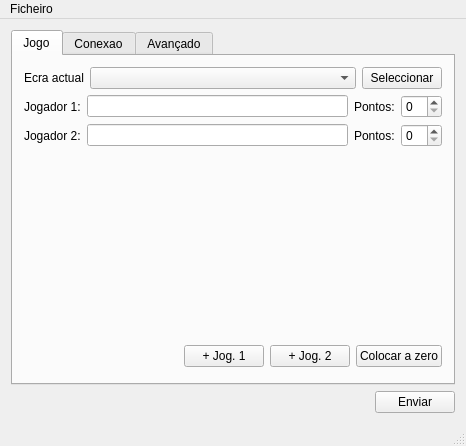
<?xml version="1.0" encoding="UTF-8"?>
<ui version="4.0">
 <class>MainWindow</class>
 <widget class="QMainWindow" name="MainWindow">
  <property name="geometry">
   <rect>
    <x>0</x>
    <y>0</y>
    <width>466</width>
    <height>446</height>
   </rect>
  </property>
  <property name="windowTitle">
   <string>Controlador de Painel</string>
  </property>
  <widget class="QWidget" name="centralWidget">
   <layout class="QVBoxLayout" name="verticalLayout_2">
    <item>
     <widget class="QTabWidget" name="tabWidget">
      <property name="currentIndex">
       <number>0</number>
      </property>
      <widget class="QWidget" name="tab">
       <attribute name="title">
        <string>Jogo</string>
       </attribute>
       <layout class="QVBoxLayout" name="verticalLayout_3">
        <item>
         <layout class="QHBoxLayout" name="horizontalLayout_3">
          <property name="topMargin">
           <number>0</number>
          </property>
          <item>
           <widget class="QLabel" name="label_9">
            <property name="text">
             <string>Ecra actual</string>
            </property>
           </widget>
          </item>
          <item>
           <widget class="QComboBox" name="screenComboBox">
            <property name="sizePolicy">
             <sizepolicy hsizetype="Expanding" vsizetype="Fixed">
              <horstretch>0</horstretch>
              <verstretch>0</verstretch>
             </sizepolicy>
            </property>
           </widget>
          </item>
          <item>
           <widget class="QPushButton" name="pushButton_5">
            <property name="text">
             <string>Seleccionar</string>
            </property>
           </widget>
          </item>
         </layout>
        </item>
        <item>
         <layout class="QGridLayout" name="gridLayout">
          <item row="0" column="0">
           <widget class="QLabel" name="label">
            <property name="text">
             <string>Jogador 1:</string>
            </property>
           </widget>
          </item>
          <item row="1" column="1">
           <widget class="QLineEdit" name="player2Entry"/>
          </item>
          <item row="0" column="1">
           <widget class="QLineEdit" name="player1Entry"/>
          </item>
          <item row="1" column="0">
           <widget class="QLabel" name="label_2">
            <property name="text">
             <string>Jogador 2:</string>
            </property>
           </widget>
          </item>
          <item row="1" column="2">
           <widget class="QLabel" name="label_4">
            <property name="text">
             <string>Pontos:</string>
            </property>
           </widget>
          </item>
          <item row="0" column="2">
           <widget class="QLabel" name="label_3">
            <property name="text">
             <string>Pontos:</string>
            </property>
           </widget>
          </item>
          <item row="0" column="3">
           <widget class="QSpinBox" name="score1Spin">
            <property name="sizePolicy">
             <sizepolicy hsizetype="Minimum" vsizetype="Fixed">
              <horstretch>0</horstretch>
              <verstretch>0</verstretch>
             </sizepolicy>
            </property>
            <property name="maximum">
             <number>99</number>
            </property>
           </widget>
          </item>
          <item row="1" column="3">
           <widget class="QSpinBox" name="score2Spin"/>
          </item>
         </layout>
        </item>
        <item>
         <spacer name="verticalSpacer">
          <property name="orientation">
           <enum>Qt::Vertical</enum>
          </property>
          <property name="sizeHint" stdset="0">
           <size>
            <width>20</width>
            <height>40</height>
           </size>
          </property>
         </spacer>
        </item>
        <item>
         <layout class="QHBoxLayout" name="horizontalLayout_2">
          <property name="bottomMargin">
           <number>5</number>
          </property>
          <item>
           <spacer name="horizontalSpacer_2">
            <property name="orientation">
             <enum>Qt::Horizontal</enum>
            </property>
            <property name="sizeHint" stdset="0">
             <size>
              <width>40</width>
              <height>20</height>
             </size>
            </property>
           </spacer>
          </item>
          <item>
           <widget class="QPushButton" name="pushButton_3">
            <property name="text">
             <string>+ Jog. 1</string>
            </property>
           </widget>
          </item>
          <item>
           <widget class="QPushButton" name="pushButton_4">
            <property name="text">
             <string>+ Jog. 2</string>
            </property>
           </widget>
          </item>
          <item>
           <widget class="QPushButton" name="pushButton_2">
            <property name="text">
             <string>Colocar a zero</string>
            </property>
           </widget>
          </item>
         </layout>
        </item>
       </layout>
      </widget>
      <widget class="QWidget" name="tab_2">
       <attribute name="title">
        <string>Conexao</string>
       </attribute>
       <layout class="QVBoxLayout" name="verticalLayout_6">
        <item>
         <layout class="QGridLayout" name="gridLayout_2">
          <item row="1" column="1">
           <widget class="QRadioButton" name="connManual">
            <property name="text">
             <string>Manual</string>
            </property>
           </widget>
          </item>
          <item row="0" column="0">
           <widget class="QLabel" name="label_5">
            <property name="text">
             <string>Tipo:</string>
            </property>
           </widget>
          </item>
          <item row="0" column="1">
           <widget class="QRadioButton" name="connAutomatic">
            <property name="text">
             <string>Automático</string>
            </property>
           </widget>
          </item>
          <item row="2" column="1">
           <widget class="QLineEdit" name="ipAddressEntry"/>
          </item>
          <item row="2" column="0">
           <widget class="QLabel" name="label_7">
            <property name="text">
             <string>Endereço IP</string>
            </property>
           </widget>
          </item>
         </layout>
        </item>
        <item>
         <widget class="QPushButton" name="configButton">
          <property name="text">
           <string>Configurar</string>
          </property>
         </widget>
        </item>
        <item>
         <spacer name="verticalSpacer_2">
          <property name="orientation">
           <enum>Qt::Vertical</enum>
          </property>
          <property name="sizeHint" stdset="0">
           <size>
            <width>20</width>
            <height>40</height>
           </size>
          </property>
         </spacer>
        </item>
       </layout>
      </widget>
      <widget class="QWidget" name="tab_3">
       <attribute name="title">
        <string>Avançado</string>
       </attribute>
       <layout class="QVBoxLayout" name="verticalLayout">
        <item>
         <widget class="QTabWidget" name="tabWidget_2">
          <property name="currentIndex">
           <number>0</number>
          </property>
          <widget class="QWidget" name="tab_4">
           <attribute name="title">
            <string>Layout</string>
           </attribute>
           <layout class="QVBoxLayout" name="verticalLayout_4">
            <item>
             <widget class="QTextEdit" name="layoutText">
              <property name="readOnly">
               <bool>false</bool>
              </property>
              <property name="acceptRichText">
               <bool>false</bool>
              </property>
             </widget>
            </item>
           </layout>
          </widget>
          <widget class="QWidget" name="tab_5">
           <attribute name="title">
            <string>Schedule</string>
           </attribute>
           <layout class="QVBoxLayout" name="verticalLayout_5">
            <item>
             <widget class="QTextEdit" name="scheduleText">
              <property name="readOnly">
               <bool>false</bool>
              </property>
              <property name="acceptRichText">
               <bool>false</bool>
              </property>
             </widget>
            </item>
           </layout>
          </widget>
          <widget class="QWidget" name="tab_6">
           <attribute name="title">
            <string>Outros</string>
           </attribute>
           <layout class="QVBoxLayout" name="verticalLayout_7">
            <item>
             <layout class="QGridLayout" name="gridLayout_3">
              <item row="0" column="0">
               <widget class="QLabel" name="label_6">
                <property name="text">
                 <string>Firmware:</string>
                </property>
               </widget>
              </item>
              <item row="0" column="1">
               <widget class="QLineEdit" name="firmwareEntry">
                <property name="sizePolicy">
                 <sizepolicy hsizetype="Minimum" vsizetype="Fixed">
                  <horstretch>0</horstretch>
                  <verstretch>0</verstretch>
                 </sizepolicy>
                </property>
               </widget>
              </item>
              <item row="1" column="0">
               <widget class="QLabel" name="label_8">
                <property name="text">
                 <string>Corte brilho:</string>
                </property>
               </widget>
              </item>
              <item row="1" column="1">
               <widget class="QSpinBox" name="brightnessSpin"/>
              </item>
             </layout>
            </item>
            <item>
             <spacer name="verticalSpacer_3">
              <property name="orientation">
               <enum>Qt::Vertical</enum>
              </property>
              <property name="sizeHint" stdset="0">
               <size>
                <width>20</width>
                <height>40</height>
               </size>
              </property>
             </spacer>
            </item>
           </layout>
          </widget>
         </widget>
        </item>
       </layout>
      </widget>
     </widget>
    </item>
    <item>
     <layout class="QHBoxLayout" name="horizontalLayout">
      <property name="bottomMargin">
       <number>0</number>
      </property>
      <item>
       <spacer name="horizontalSpacer">
        <property name="orientation">
         <enum>Qt::Horizontal</enum>
        </property>
        <property name="sizeHint" stdset="0">
         <size>
          <width>40</width>
          <height>20</height>
         </size>
        </property>
       </spacer>
      </item>
      <item>
       <widget class="QPushButton" name="pushButton">
        <property name="text">
         <string>Enviar</string>
        </property>
       </widget>
      </item>
     </layout>
    </item>
   </layout>
  </widget>
  <widget class="QMenuBar" name="menuBar">
   <property name="geometry">
    <rect>
     <x>0</x>
     <y>0</y>
     <width>466</width>
     <height>19</height>
    </rect>
   </property>
   <widget class="QMenu" name="menuFicheiro">
    <property name="title">
     <string>Ficheiro</string>
    </property>
    <addaction name="actionSair"/>
    <addaction name="actionProcurar_painels"/>
    <addaction name="actionAbrir_desenho"/>
   </widget>
   <addaction name="menuFicheiro"/>
  </widget>
  <widget class="QStatusBar" name="statusBar"/>
  <action name="actionSair">
   <property name="text">
    <string>Sair</string>
   </property>
  </action>
  <action name="actionProcurar_painels">
   <property name="text">
    <string>Procurar painels</string>
   </property>
  </action>
  <action name="actionAbrir_desenho">
   <property name="text">
    <string>Abrir desenho</string>
   </property>
  </action>
 </widget>
 <layoutdefault spacing="6" margin="11"/>
 <resources/>
 <connections>
  <connection>
   <sender>pushButton</sender>
   <signal>clicked()</signal>
   <receiver>MainWindow</receiver>
   <slot>onSendUpdate()</slot>
   <hints>
    <hint type="sourcelabel">
     <x>415</x>
     <y>402</y>
    </hint>
    <hint type="destinationlabel">
     <x>232</x>
     <y>222</y>
    </hint>
   </hints>
  </connection>
  <connection>
   <sender>pushButton_3</sender>
   <signal>clicked()</signal>
   <receiver>MainWindow</receiver>
   <slot>onIncrease1Score()</slot>
   <hints>
    <hint type="sourcelabel">
     <x>215</x>
     <y>357</y>
    </hint>
    <hint type="destinationlabel">
     <x>232</x>
     <y>222</y>
    </hint>
   </hints>
  </connection>
  <connection>
   <sender>pushButton_4</sender>
   <signal>clicked()</signal>
   <receiver>MainWindow</receiver>
   <slot>onIncrease2Score()</slot>
   <hints>
    <hint type="sourcelabel">
     <x>301</x>
     <y>357</y>
    </hint>
    <hint type="destinationlabel">
     <x>232</x>
     <y>222</y>
    </hint>
   </hints>
  </connection>
  <connection>
   <sender>pushButton_2</sender>
   <signal>clicked()</signal>
   <receiver>MainWindow</receiver>
   <slot>onResetScore()</slot>
   <hints>
    <hint type="sourcelabel">
     <x>396</x>
     <y>357</y>
    </hint>
    <hint type="destinationlabel">
     <x>232</x>
     <y>222</y>
    </hint>
   </hints>
  </connection>
  <connection>
   <sender>configButton</sender>
   <signal>clicked()</signal>
   <receiver>MainWindow</receiver>
   <slot>onReconfigure()</slot>
   <hints>
    <hint type="sourcelabel">
     <x>232</x>
     <y>155</y>
    </hint>
    <hint type="destinationlabel">
     <x>232</x>
     <y>222</y>
    </hint>
   </hints>
  </connection>
  <connection>
   <sender>connAutomatic</sender>
   <signal>clicked()</signal>
   <receiver>MainWindow</receiver>
   <slot>onAutoConnection()</slot>
   <hints>
    <hint type="sourcelabel">
     <x>273</x>
     <y>73</y>
    </hint>
    <hint type="destinationlabel">
     <x>232</x>
     <y>222</y>
    </hint>
   </hints>
  </connection>
  <connection>
   <sender>connManual</sender>
   <signal>clicked()</signal>
   <receiver>MainWindow</receiver>
   <slot>onManualConnection()</slot>
   <hints>
    <hint type="sourcelabel">
     <x>273</x>
     <y>99</y>
    </hint>
    <hint type="destinationlabel">
     <x>232</x>
     <y>222</y>
    </hint>
   </hints>
  </connection>
  <connection>
   <sender>actionAbrir_desenho</sender>
   <signal>triggered()</signal>
   <receiver>MainWindow</receiver>
   <slot>onOpenDesign()</slot>
   <hints>
    <hint type="sourcelabel">
     <x>-1</x>
     <y>-1</y>
    </hint>
    <hint type="destinationlabel">
     <x>232</x>
     <y>222</y>
    </hint>
   </hints>
  </connection>
 </connections>
 <slots>
  <slot>onAutoConnection()</slot>
  <slot>onManualConnection()</slot>
  <slot>onIncrease1Score()</slot>
  <slot>onIncrease2Score()</slot>
  <slot>onResetScore()</slot>
  <slot>onSendUpdate()</slot>
  <slot>onReconfigure()</slot>
  <slot>onOpenDesign()</slot>
 </slots>
</ui>
